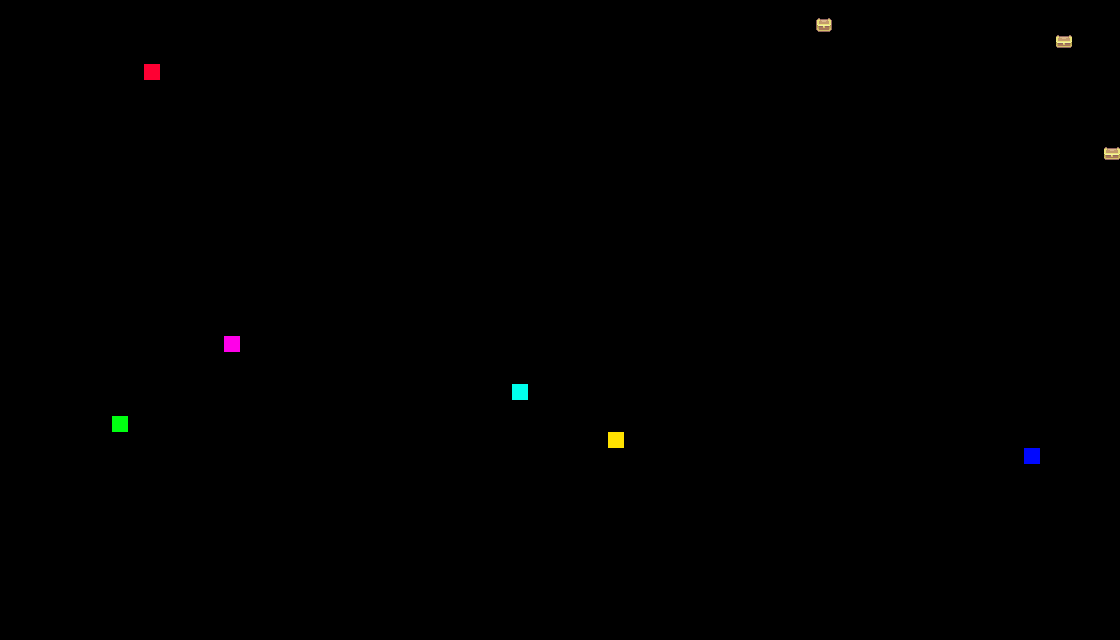

This game map was drawn from its Tiled (.tmx) file and the tilesets committed beside it. A one-line description and the trimmed map source follow:
An orthogonal 70x40 tile map with 16x16 px tiles, 1 tile layer (Tile Layer 46), 53 hidden layers not drawn, 17 tilesets.

<map version="1.10" tiledversion="1.10.2" orientation="orthogonal" renderorder="right-down" width="70" height="40" tilewidth="16" tileheight="16" infinite="0" nextlayerid="62" nextobjectid="1">
 <editorsettings>
  <export target="collision2.tmj" format="json" />
 </editorsettings>
 <tileset firstgid="1" source="Water.tsx" />
 <tileset firstgid="5" source="Hills.tsx" />
 <tileset firstgid="82" source="Waffle.tsx" />
 <tileset firstgid="159" source="Wooden House.tsx" />
 <tileset firstgid="194" source="Fences.tsx" />
 <tileset firstgid="210" source="Wood_Bridge.tsx" />
 <tileset firstgid="225" source="Basic_Furniture.tsx" />
 <tileset firstgid="279" name="Basic_Grass_Biom_things" tilewidth="16" tileheight="16" tilecount="45" columns="9">
  <image source="Sprout Lands - Sprites - Basic pack/Objects/Basic_Grass_Biom_things.png" width="144" height="80" />
 </tileset>
 <tileset firstgid="324" source="Tilled_Dirt.tsx" />
 <tileset firstgid="401" source="Free_Chicken_House.tsx" />
 <tileset firstgid="410" source="Paths.tsx" />
 <tileset firstgid="426" source="Chest.tsx" />
 <tileset firstgid="516" source="Basic_Plants.tsx" />
 <tileset firstgid="528" source="Free Cow Sprites.tsx" />
 <tileset firstgid="552" source="Collision.tsx" />
 <tileset firstgid="553" source="Battle tiles.tsx" />
 <tileset firstgid="559" source="black.tsx" />
 <layer id="52" name="Tile Layer 47" width="70" height="40" visible="0">
  <data>[2800 cells, 0 non-empty, 0 distinct tile ids]</data>
 </layer>
 <layer id="1" name="Water" width="70" height="40" visible="0" opacity="0.9">
  <data>[2800 cells, 2800 non-empty, 4 distinct tile ids]</data>
 </layer>
 <layer id="11" name="Water Decor" width="70" height="40" visible="0">
  <data>[2800 cells, 35 non-empty, 4 distinct tile ids]</data>
 </layer>
 <layer id="2" name="Island" width="70" height="40" visible="0">
  <data>[2800 cells, 536 non-empty, 19 distinct tile ids]</data>
 </layer>
 <layer id="3" name="Mountains" width="70" height="40" visible="0">
  <data>[2800 cells, 132 non-empty, 26 distinct tile ids]</data>
 </layer>
 <layer id="9" name="Path" width="70" height="40" visible="0">
  <data>[2800 cells, 83 non-empty, 13 distinct tile ids]</data>
 </layer>
 <layer id="10" name="Tile Layer 10" width="70" height="40" visible="0">
  <data>[2800 cells, 9 non-empty, 9 distinct tile ids]</data>
 </layer>
 <layer id="6" name="Bridge" width="70" height="40" visible="0">
  <data>[2800 cells, 13 non-empty, 6 distinct tile ids]</data>
 </layer>
 <layer id="5" name="Fence" width="70" height="40" visible="0">
  <data>[2800 cells, 32 non-empty, 11 distinct tile ids]</data>
 </layer>
 <layer id="4" name="House" width="70" height="40" visible="0">
  <data>[2800 cells, 54 non-empty, 12 distinct tile ids]</data>
 </layer>
 <layer id="8" name="Island Decor" width="70" height="40" visible="0">
  <data>[2800 cells, 85 non-empty, 31 distinct tile ids]</data>
 </layer>
 <layer id="7" name="Furniture" width="70" height="40" visible="0">
  <data>[2800 cells, 22 non-empty, 19 distinct tile ids]</data>
 </layer>
 <layer id="23" name="Roof House 2" width="70" height="40" visible="0">
  <data>[2800 cells, 48 non-empty, 15 distinct tile ids]</data>
 </layer>
 <layer id="24" name="chimney" width="70" height="40" visible="0">
  <data>[2800 cells, 1 non-empty, 1 distinct tile ids]</data>
 </layer>
 <layer id="12" name="Island 2" width="70" height="40" visible="0">
  <data>[2800 cells, 61 non-empty, 12 distinct tile ids]</data>
 </layer>
 <layer id="13" name="Island 2 Decor" width="70" height="40" visible="0">
  <data>[2800 cells, 36 non-empty, 17 distinct tile ids]</data>
 </layer>
 <layer id="15" name="flowers" width="70" height="40" visible="0">
  <data>[2800 cells, 4 non-empty, 4 distinct tile ids]</data>
 </layer>
 <layer id="16" name="Island 3" width="70" height="40" visible="0">
  <data>[2800 cells, 129 non-empty, 13 distinct tile ids]</data>
 </layer>
 <layer id="18" name="Island 3 Mountains" width="70" height="40" visible="0">
  <data>[2800 cells, 22 non-empty, 15 distinct tile ids]</data>
 </layer>
 <layer id="17" name="Island 3 Decor" width="70" height="40" visible="0">
  <data>[2800 cells, 29 non-empty, 17 distinct tile ids]</data>
 </layer>
 <layer id="20" name="Flooring" width="70" height="40" visible="0">
  <data>[2800 cells, 10 non-empty, 1 distinct tile ids]</data>
 </layer>
 <layer id="19" name="Hut" width="70" height="40" visible="0">
  <data>[2800 cells, 16 non-empty, 9 distinct tile ids]</data>
 </layer>
 <layer id="21" name="Furniture" width="70" height="40" visible="0">
  <data>[2800 cells, 4 non-empty, 4 distinct tile ids]</data>
 </layer>
 <layer id="22" name="Roof" width="70" height="40" visible="0">
  <data>[2800 cells, 35 non-empty, 15 distinct tile ids]</data>
 </layer>
 <layer id="25" name="Island 4" width="70" height="40" visible="0">
  <data>[2800 cells, 225 non-empty, 13 distinct tile ids]</data>
 </layer>
 <layer id="26" name="Island 4 Decor" width="70" height="40" visible="0">
  <data>[2800 cells, 141 non-empty, 24 distinct tile ids]</data>
 </layer>
 <layer id="29" name="More Decor" width="70" height="40" visible="0">
  <data>[2800 cells, 35 non-empty, 25 distinct tile ids]</data>
 </layer>
 <layer id="28" name="Livestock" width="70" height="40" visible="0">
  <data>[2800 cells, 8 non-empty, 4 distinct tile ids]</data>
 </layer>
 <layer id="27" name="HUt" width="70" height="40" visible="0">
  <data>[2800 cells, 9 non-empty, 9 distinct tile ids]</data>
 </layer>
 <layer id="30" name="Last Island" width="70" height="40" visible="0">
  <data>[2800 cells, 300 non-empty, 7 distinct tile ids]</data>
 </layer>
 <layer id="31" name="Hill 1" width="70" height="40" visible="0">
  <data>[2800 cells, 36 non-empty, 12 distinct tile ids]</data>
 </layer>
 <layer id="43" name="Last Island Path" width="70" height="40" visible="0">
  <data>[2800 cells, 8 non-empty, 6 distinct tile ids]</data>
 </layer>
 <layer id="33" name="Hill 1 Decor 1" width="70" height="40" visible="0">
  <data>[2800 cells, 51 non-empty, 11 distinct tile ids]</data>
 </layer>
 <layer id="34" name="Hill 1 Decor 2" width="70" height="40" visible="0">
  <data>[2800 cells, 21 non-empty, 5 distinct tile ids]</data>
 </layer>
 <layer id="35" name="Hill 2" width="70" height="40" visible="0">
  <data>[2800 cells, 26 non-empty, 10 distinct tile ids]</data>
 </layer>
 <layer id="36" name="Hill 2 Decor" width="70" height="40" visible="0">
  <data>[2800 cells, 0 non-empty, 0 distinct tile ids]</data>
 </layer>
 <layer id="38" name="Floor" width="70" height="40" visible="0">
  <data>[2800 cells, 50 non-empty, 1 distinct tile ids]</data>
 </layer>
 <layer id="37" name="Final House" width="70" height="40" visible="0">
  <data>[2800 cells, 32 non-empty, 8 distinct tile ids]</data>
 </layer>
 <layer id="39" name="House Decor" width="70" height="40" visible="0">
  <data>[2800 cells, 18 non-empty, 18 distinct tile ids]</data>
 </layer>
 <group id="58" name="Group 1" visible="0">
  <layer id="60" name="bg" width="70" height="40">
   <data>[2800 cells, 2800 non-empty, 1 distinct tile ids]</data>
  </layer>
  <layer id="57" name="Copy of Floor" width="70" height="40" visible="0">
   <data>[2800 cells, 50 non-empty, 1 distinct tile ids]</data>
  </layer>
  <layer id="56" name="Copy of Final House" width="70" height="40" visible="0">
   <data>[2800 cells, 32 non-empty, 8 distinct tile ids]</data>
  </layer>
  <layer id="55" name="Copy of House Decor" width="70" height="40" visible="0">
   <data>[2800 cells, 15 non-empty, 15 distinct tile ids]</data>
  </layer>
  <group id="59" name="Group Layer 2" visible="0" />
 </group>
 <layer id="40" name="Final House Roof" width="70" height="40" visible="0">
  <data>[2800 cells, 84 non-empty, 15 distinct tile ids]</data>
 </layer>
 <layer id="41" name="Final House Chimney" width="70" height="40" visible="0">
  <data>[2800 cells, 1 non-empty, 1 distinct tile ids]</data>
 </layer>
 <layer id="46" name="Foregound 2" width="70" height="40" visible="0">
  <data>[2800 cells, 13 non-empty, 6 distinct tile ids]</data>
 </layer>
 <layer id="45" name="Foreground" width="70" height="40" visible="0">
  <data>[2800 cells, 67 non-empty, 13 distinct tile ids]</data>
 </layer>
 <layer id="42" name="Collisions" width="70" height="40" visible="0">
  <data>[2800 cells, 616 non-empty, 4 distinct tile ids]</data>
 </layer>
 <layer id="61" name="Copy of Collisions" width="70" height="40" visible="0">
  <data>[2800 cells, 614 non-empty, 4 distinct tile ids]</data>
 </layer>
 <layer id="47" name="Battle Zones" width="70" height="40" visible="0">
  <data>[2800 cells, 38 non-empty, 1 distinct tile ids]</data>
 </layer>
 <layer id="50" name="Copy of Battle Zones" width="70" height="40" visible="0">
  <data>[2800 cells, 38 non-empty, 6 distinct tile ids]</data>
 </layer>
 <layer id="51" name="Tile Layer 46" width="70" height="40">
  <data>[2800 cells, 9 non-empty, 8 distinct tile ids]</data>
 </layer>
 <layer id="53" name="Tile Layer 48" width="70" height="40" visible="0">
  <data>[2800 cells, 13 non-empty, 1 distinct tile ids]</data>
 </layer>
 <layer id="54" name="Tile Layer 49" width="70" height="40" visible="0">
  <data>[2800 cells, 1265 non-empty, 1 distinct tile ids]</data>
 </layer>
</map>
